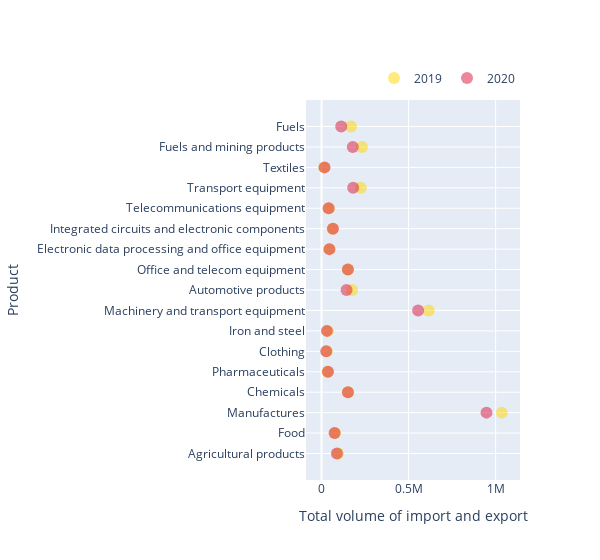

The code cell stored with this chart in its notebook:
### Code cell
fig = go.Figure()
fig.add_trace(go.Scatter(
    x=product_new["Total 2019"],
    y=product_new["Product"],
    opacity=0.5,
    marker=dict(color="gold", size=12),
    mode="markers",
    name="2019",
))

fig.add_trace(go.Scatter(
    x=product_new["Total 2020"],
    y=product_new["Product"],
    opacity=0.5,
    marker=dict(color="crimson", size=12),
    mode="markers",
    name="2020",
))
fig.update_layout(
    width=600)
fig.update_layout(legend=dict(
    orientation="h",
    yanchor="bottom",
    y=1.02,
    xanchor="right",
    x=1
))
fig.update_layout(
                  xaxis_title="Total volume of import and export",
                  yaxis_title="Product")

### Figure 1 — Plotly figure (JSON) as saved in the notebook; plotly's stock layout.template omitted (floating-point values rounded to 4 significant figures)
{"data": [{"marker": {"color": "gold", "size": 12}, "mode": "markers", "name": "2019", "opacity": 0.5, "type": "scatter", "x": [94247, 77976, 1035390, 153054, 34814, 30475, 36893, 615777, 175863, 151710, 45837, 64223, 41652, 226030, 15415, 232724, 169632], "y": ["Agricultural products", "Food", "Manufactures", "Chemicals", "Pharmaceuticals", "Clothing", "Iron and steel", "Machinery and transport equipment", "Automotive products", "Office and telecom equipment", "Electronic data processing and office equipment", "Integrated circuits and electronic components", "Telecommunications equipment", "Transport equipment", "Textiles", "Fuels and mining products", "Fuels"]}, {"marker": {"color": "crimson", "size": 12}, "mode": "markers", "name": "2020", "opacity": 0.5, "type": "scatter", "x": [88498, 74919, 947469, 151581, 37196, 26963, 30740, 554837, 143720, 151530, 45245, 65571, 40713, 181744, 17451, 179456, 113108], "y": ["Agricultural products", "Food", "Manufactures", "Chemicals", "Pharmaceuticals", "Clothing", "Iron and steel", "Machinery and transport equipment", "Automotive products", "Office and telecom equipment", "Electronic data processing and office equipment", "Integrated circuits and electronic components", "Telecommunications equipment", "Transport equipment", "Textiles", "Fuels and mining products", "Fuels"]}], "layout": {"legend": {"orientation": "h", "x": 1, "xanchor": "right", "y": 1.02, "yanchor": "bottom"}, "width": 600, "xaxis": {"title": {"text": "Total volume of import and export"}}, "yaxis": {"title": {"text": "Product"}}}}
